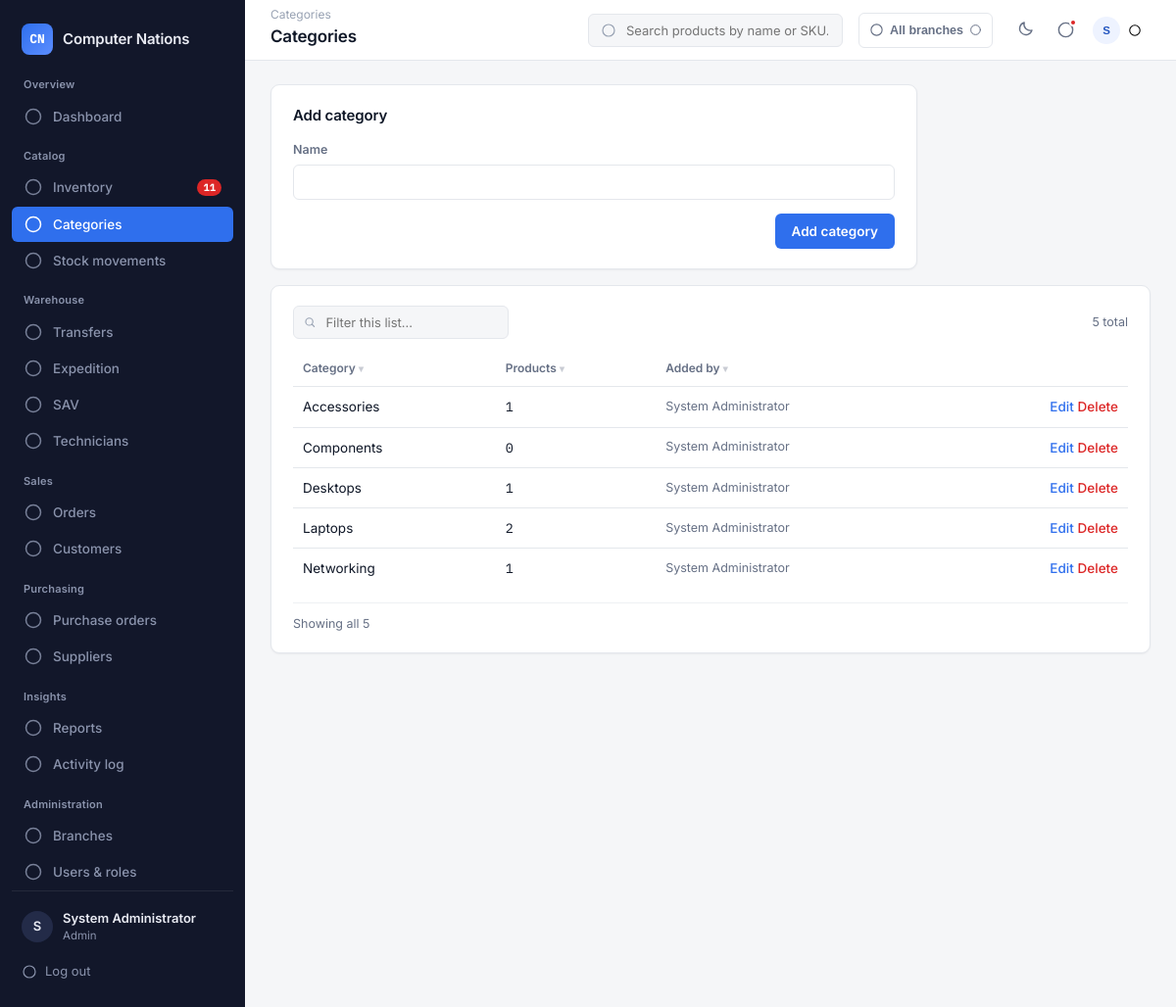
The page /modules/categories/index.php (signed in) on the database its author committed.
### tables this page shows
CREATE TABLE categories (
    id INT AUTO_INCREMENT PRIMARY KEY,
    name VARCHAR(80) NOT NULL UNIQUE,
    created_by INT DEFAULT NULL,
    created_at TIMESTAMP DEFAULT CURRENT_TIMESTAMP
);

CREATE TABLE users (
    id INT AUTO_INCREMENT PRIMARY KEY,
    full_name VARCHAR(100) NOT NULL,
    username VARCHAR(50) NOT NULL UNIQUE,
    email VARCHAR(120) NOT NULL UNIQUE,
    phone VARCHAR(30) DEFAULT NULL,
    password VARCHAR(255) NOT NULL,         
    role_id INT NOT NULL,
    branch_id INT DEFAULT NULL,
    avatar VARCHAR(255) DEFAULT NULL,
    status ENUM('active','suspended') NOT NULL DEFAULT 'active',
    reset_token_hash VARCHAR(255) DEFAULT NULL,    
    reset_token_expires DATETIME DEFAULT NULL,
    last_login DATETIME DEFAULT NULL,
    created_at TIMESTAMP DEFAULT CURRENT_TIMESTAMP,
    FOREIGN KEY (role_id) REFERENCES roles(id),
    FOREIGN KEY (branch_id) REFERENCES branches(id) ON DELETE SET NULL
);

### includes/functions.php (called while the page is built, shortened)
<?php
function clean($value) {
    return htmlspecialchars(trim($value ?? ''), ENT_QUOTES, 'UTF-8');
}

### modules/categories/index.php (the view, shortened to what this page needs)
<?php
require_once __DIR__ . '/../../config/config.php';
$editing = null;
$categories = $pdo->query(
    "SELECT c.*, u.full_name AS creator_name, COUNT(p.id) AS product_count
     FROM categories c LEFT JOIN products p ON p.category_id = c.id LEFT JOIN users u ON u.id = c.created_by
     GROUP BY c.id ORDER BY c.name"
)->fetchAll();
require_once __DIR__ . '/../../includes/header.php';
?>
<section class="panel panel-form">
  <h2><?= $editing ? 'Edit category' : 'Add category' ?></h2>
  <form method="post">
    <div class="form-field">
      <label>Name</label>
      <input type="text" name="name" value="<?= clean($editing['name'] ?? '') ?>" required>
    </div>
    <div class="form-actions">
      <button type="submit" class="btn btn-primary"><?= $editing ? 'Save changes' : 'Add category' ?></button>
    </div>
  </form>
</section>
<section class="panel">
  <?php if ($categories): ?>
  <div class="data-table-wrap">
  <table class="data-table">
    <thead><tr><th>Category</th><th>Products</th><th>Added by</th><th></th></tr></thead>
    <tbody>
      <?php foreach ($categories as $c): ?>
      <tr>
        <td><?= clean($c['name']) ?></td>
        <td class="mono"><?= (int)$c['product_count'] ?></td>
        <td class="muted small"><?= clean($c['creator_name'] ?? '—') ?></td>
        <td class="row-actions">
          <a href="index.php?edit=<?= (int)$c['id'] ?>" class="link">Edit</a>
          <form method="post" class="js-confirm" data-confirm-title="Delete this category?" data-confirm-message="Only possible if no products are assigned to it." style="display:inline">
            <button type="submit" class="link link-danger">Delete</button>
          </form>
        </td>
      </tr>
      <?php endforeach; ?>
    </tbody>
  </table>
  </div>
  <?php else: ?>
    <p class="empty-state">No categories yet.</p>
  <?php endif; ?>
</section>
<?php require_once __DIR__ . '/../../includes/footer.php'; ?>

### assets/css/style.css (style rules this page uses)
:root { --ink: #12172A; --ink-2: #1B2138; --ink-3: #232B48; --surface: #FFFFFF; --bg: #F5F6F8; --border: #E4E7EC; --border-soft:#EEF0F3; --accent: #2F6FED; --accent-dark:#2456BF; --accent-soft:#EEF3FF; --success: #1F9D63; --success-soft:#ECFDF3; --warning: #D97706; --warning-soft:#FFFAEB; --danger: #DC2626; --danger-soft:#FEF3F2; --violet: #7C5CFC; --violet-soft:#F3F0FF; --text: #101828; --text-muted: #667085; --text-soft: #98A2B3; --text-on-ink:#E9EBF3; --text-on-ink-muted: #8A93AC; --font-ui: 'Inter', -apple-system, BlinkMacSystemFont, 'Segoe UI', sans-serif; --font-mono: 'IBM Plex Mono', ui-monospace, 'SFMono-Regular', Menlo, monospace; --radius-sm: 6px; --radius: 9px; --radius-lg: 14px; --shadow-card: 0 1px 2px rgba(16, 24, 40, 0.05); --shadow-pop: 0 8px 24px rgba(16, 24, 40, 0.12), 0 2px 6px rgba(16,24,40,0.06); }
* { box-sizing: border-box; }
html, body { height: 100%; }
body { margin: 0; font-family: var(--font-ui); color: var(--text); background: var(--bg); font-size: 14px; line-height: 1.5; -webkit-font-smoothing: antialiased; }
a { color: inherit; text-decoration: none; }
h1, h2, h3 { margin: 0 0 4px; font-weight: 600; letter-spacing: -0.012em; }
.mono { font-family: var(--font-mono); font-feature-settings: "tnum"; }
.muted { color: var(--text-muted); }
.small { font-size: 12.5px; }
.panel { background: var(--surface); border: 1px solid var(--border); border-radius: var(--radius); padding: 20px 22px; box-shadow: var(--shadow-card); margin-bottom: 16px; }
.panel h2 { font-size: 15px; margin-bottom: 14px; }
.panel-form { max-width: 660px; }
.data-table-wrap { overflow-x: auto; }
.data-table { width: 100%; border-collapse: collapse; font-size: 13.5px; }
.data-table th { text-align: left; font-weight: 600; color: var(--text-muted); font-size: 12px; text-transform: none; padding: 9px 10px; border-bottom: 1px solid var(--border); white-space: nowrap; }
.data-table th.sortable { cursor: pointer; user-select: none; }
.data-table td { padding: 10px 10px; border-bottom: 1px solid var(--border); vertical-align: middle; }
.data-table tr:last-child td { border-bottom: none; }
.data-table td.mono, .data-table th.mono { font-family: var(--font-mono); }
.row-actions { white-space: nowrap; text-align: right; }
.link { color: var(--accent); font-weight: 500; }
.link-danger { color: var(--danger); background: none; border: none; padding: 0; cursor: pointer; font: inherit; font-weight: 500; }
.btn { display: inline-flex; align-items: center; justify-content: center; gap: 7px; padding: 9px 16px; border-radius: var(--radius-sm); font-size: 13.5px; font-weight: 600; border: 1px solid transparent; cursor: pointer; font-family: inherit; transition: background 0.12s ease, border-color 0.12s ease, transform 0.05s ease; }
.btn-primary { background: var(--accent); color: #fff; }
.form-field { margin-bottom: 14px; display: flex; flex-direction: column; gap: 6px; }
.form-field label { font-size: 12.5px; font-weight: 600; color: var(--text-muted); }
.form-field input, .form-field select, .form-field textarea { padding: 9px 12px; border: 1px solid var(--border); border-radius: var(--radius-sm); font-size: 13.5px; font-family: inherit; background: var(--surface); color: var(--text); }
.form-actions { display: flex; gap: 10px; justify-content: flex-end; margin-top: 6px; }

### rows shown on the page
categories: name "Accessories", product_count "1", created_by.full_name "System Administrator"
categories: name "Components", product_count "0", created_by.full_name "System Administrator"
categories: name "Desktops", product_count "1", created_by.full_name "System Administrator"
categories: name "Laptops", product_count "2", created_by.full_name "System Administrator"
categories: name "Networking", product_count "1", created_by.full_name "System Administrator"

### other values the page prints
$notifCount "11"
substr($user['full_name'], 0, 1) "S"
$user['full_name'] "System Administrator"
$user['role_name'] "Admin"
str_replace('-', ' ', $currentDir) "Categories"
$pageTitle "Categories"
getBranchLabel($activeBranchId, $pdo) "All branches"
